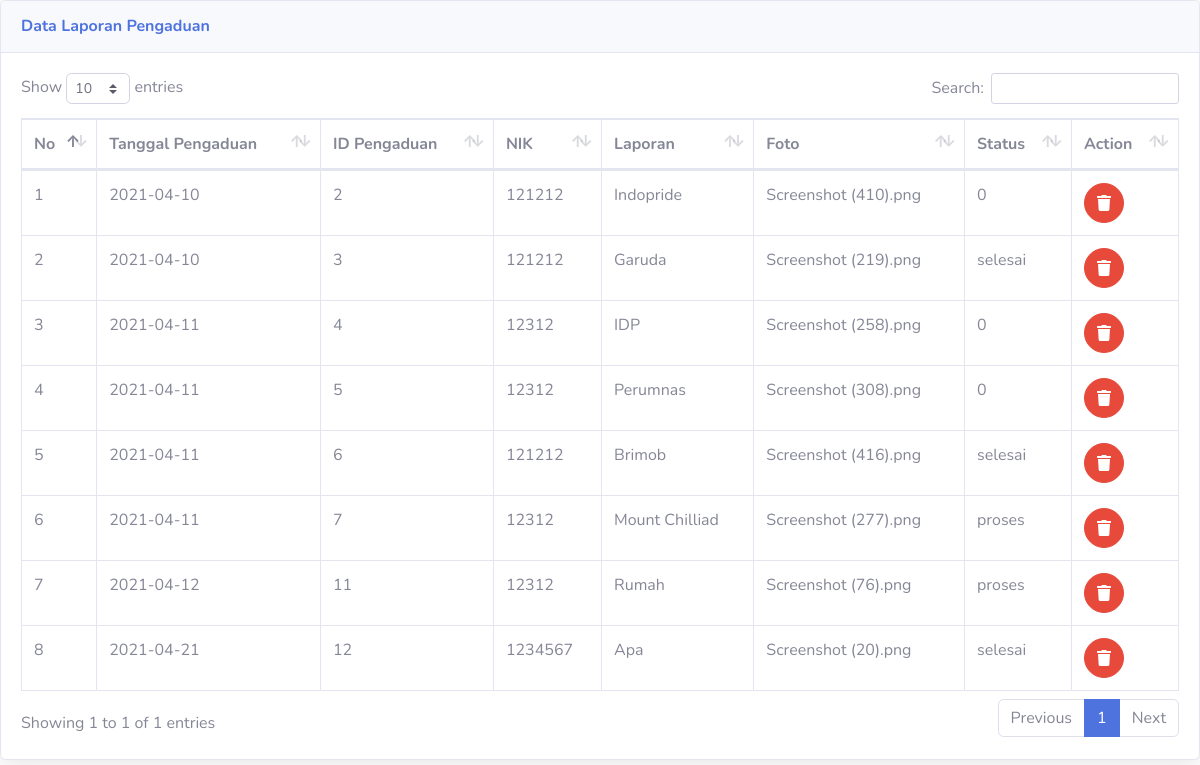
Screenshot of /admin/lihat_laporan.php with the database file from the repository.
### tables this page shows
CREATE TABLE `pengaduan` (
  `id_pengaduan` int(11) NOT NULL,
  `tgl_pengaduan` date NOT NULL,
  `nik` varchar(16) NOT NULL,
  `isi_laporan` text NOT NULL,
  `foto` varchar(255) NOT NULL,
  `status` enum('0','proses','selesai','') NOT NULL
);

### admin/lihat_laporan.php (the view, shortened to what this page needs)
<!DOCTYPE html>
<html lang="en">
<head>
  <link href="../vendor/fontawesome-free/css/all.min.css" rel="stylesheet" type="text/css">
  <link href="../css/sb-admin-2.min.css" rel="stylesheet">
  <link href="../vendor/datatables/dataTables.bootstrap4.min.css" rel="stylesheet">
</head>
<body id="page-top">
          <div class="card shadow mb-4">
            <div class="card-header py-3">
              <h6 class="m-0 font-weight-bold text-primary">Data Laporan Pengaduan</h6>
            </div>
            <div class="card-body">
              <div class="table-responsive">
                <table class="table table-bordered" id="dataTable" width="100%" cellspacing="0">
                  <thead>
                    <tr>
                        <th>No</th>
                        <th>Tanggal Pengaduan</th>
                        <th>ID Pengaduan</th>
                        <th>NIK</th>
                        <th>Laporan</th>
                        <th>Foto</th>
                        <th>Status</th>
                        <th>Action</th>
                    </tr>
                  </thead>
                  <?php
                  require '../koneksi.php';
                  $sql = mysqli_query($conf, "SELECT * FROM pengaduan");
                  $no = 1;
                  while ($data = mysqli_fetch_array($sql)) {
                  ?>
                  <tbody>
                    <tr>
                      <td><?php echo $no ?></td>
                      <td><?php echo $data['tgl_pengaduan']; ?></td>
                      <td><?php echo $data['id_pengaduan']; ?></td>
                      <td><?php echo $data['nik']; ?></td>
                      <td><?php echo $data['isi_laporan']; ?></td>
                      <td><?php echo $data['foto']; ?></td>
                      <td><?php echo $data['status']; ?></td>
                      <td>
                        <a href="delete_laporan.php?id=<?php echo $data['id_pengaduan']; ?>" class="btn btn-danger btn-circle">
                            <i class="fa fa-trash" onclick="return confirm('Apakah Anda Yakin Ingin Menghapus ?')"></i>
                        </a>
                      </td>
                    </tr>
                  </tbody>
                  <?php
                  $no++;
                  }
                  ?>
                </table>
              </div>
            </div>
          </div>
</body>
</html>

### rows the page displays
pengaduan: tgl_pengaduan "2021-04-10", id_pengaduan "2", nik "121212", isi_laporan "Indopride", foto "Screenshot (410).png", status "0"
pengaduan: tgl_pengaduan "2021-04-10", id_pengaduan "3", nik "121212", isi_laporan "Garuda", foto "Screenshot (219).png", status "selesai"
pengaduan: tgl_pengaduan "2021-04-11", id_pengaduan "4", nik "12312", isi_laporan "IDP", foto "Screenshot (258).png", status "0"
pengaduan: tgl_pengaduan "2021-04-11", id_pengaduan "5", nik "12312", isi_laporan "Perumnas", foto "Screenshot (308).png", status "0"
pengaduan: tgl_pengaduan "2021-04-11", id_pengaduan "6", nik "121212", isi_laporan "Brimob", foto "Screenshot (416).png", status "selesai"
pengaduan: tgl_pengaduan "2021-04-11", id_pengaduan "7", nik "12312", isi_laporan "Mount Chilliad", foto "Screenshot (277).png", status "proses"
pengaduan: tgl_pengaduan "2021-04-12", id_pengaduan "11", nik "12312", isi_laporan "Rumah", foto "Screenshot (76).png", status "proses"
pengaduan: tgl_pengaduan "2021-04-21", id_pengaduan "12", nik "1234567", isi_laporan "Apa", foto "Screenshot (20).png", status "selesai"
